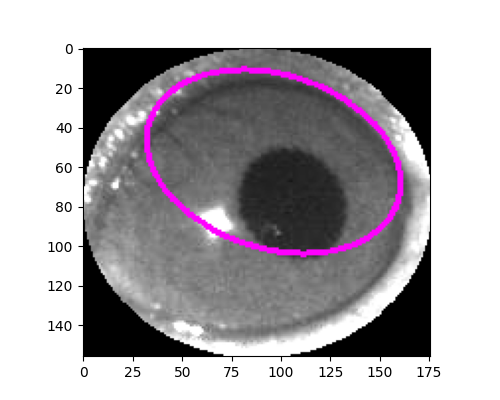
#> input picture Extrene_test/Examples/Example2/bad1.png, 500 x 400 px
$ python -i pupil_detection.py   (imports and definitions only)
#> lines starting #> are read from the running program, lines starting #| are printed output that depends on the picture; after the words box and inside, x2 and y2 are one past the last pixel; in counts of white or black regions, pixels touching at a corner belong together
import matplotlib.pyplot as plt
import numpy as np
import cv2
import bottleneck as bn
from sklearn.cluster import DBSCAN

# [149 lines left out: functions find_ellipse, overlap_reflect, find_cluster_watershed, not called in this run]


def find_cluster_simple(
    binary_image: np.ndarray,
    show_plot: bool = False,
    *,
    filter_contours: bool = False,
    max_width_frac: float = 0.8,
    max_aspect: float = 2.0,
    min_area: int = 0
) -> np.ndarray:
    """
    Find the main blob and return a convex-hull mask.

    Steps:
      1) find contours
      2) (optional) filter by size/shape
      3) choose largest
      4) draw convex hull of that contour

    Parameters
    ----------
    binary_image : np.ndarray
        2D uint8 mask (0/255).
    show_plot : bool
        If True, show intermediate views.
    filter_contours : bool
        If True, apply width/aspect/area filters; if False, consider all contours.
    max_width_frac : float
        Max allowed width as a fraction of image width (e.g., 0.8 → 80%).
    max_aspect : float
        Max allowed aspect ratio W/H.
    min_area : int
        Minimum contour area to keep (0 disables).

    Returns
    -------
    final_mask : np.ndarray
        Binary mask (uint8) of the convex hull for the chosen contour (or zeros).
    """
    # 1) Contours
    contours, _ = cv2.findContours(binary_image, cv2.RETR_TREE, cv2.CHAIN_APPROX_SIMPLE)

    h_img, w_img = binary_image.shape
    kept = []

    for cnt in contours:
        area = cv2.contourArea(cnt)
        if area < min_area:
            continue

        if not filter_contours:
            kept.append(cnt)
            continue

        x, y, w, h = cv2.boundingRect(cnt)
        aspect = (w / h) if h > 0 else np.inf
        wide_enough = (w <= max_width_frac * w_img)
        aspect_ok = (aspect <= max_aspect)
        if wide_enough and aspect_ok:
            kept.append(cnt)

    # 3) Largest contour (post-filter or all)
    if kept:
        largest = max(kept, key=cv2.contourArea)
        hull = cv2.convexHull(largest)
        final_mask = np.zeros_like(binary_image)
        cv2.drawContours(final_mask, [hull], -1, 255, -1)
    else:
        largest = None
        final_mask = np.zeros_like(binary_image)

    return final_mask


# [430 lines left out: functions find_cluster_DBSCAN, detect_blinking_ids, remove_reflection_with_inpaint, erase_pixels, interpolate, Image_binarization_constant and 3 more, not called in this run]

>>> import cv2
>>> picture = cv2.imread('../Extrene_test/Examples/Example2/bad1.png', cv2.IMREAD_GRAYSCALE)
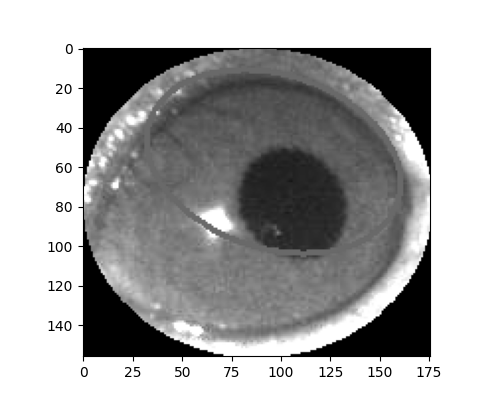
#> picture: shape (400, 500); min 0, max 255, mean 168.1
>>> result = find_cluster_simple(picture)
#> in find_cluster_simple, `contours, _ = cv2.findContours(binary_image, cv2.RETR_TREE, cv2.CHAIN_..`: contours = 66 contours, 56 with area under 20; largest, box (x1, y1, x2, y2) and area: (0, 0, 500, 400) 199101, (78, 47, 432, 362) 108300, (84, 49, 430, 356) 85212, (417, 366, 424, 378) 27, (368, 366, 375, 378) 27
#> the loop in find_cluster_simple, `for cnt in contours:` made 66 passes
#> area on passes 25, 27, 29, 30, 39, 44, 48, 64, 65: 27, 27, 27, 27, 27, 27, 27, 108300.5, 85212
#> (cnt, area) on pass 1: ([[0, 0], [0, 399], [499, 399], [499, 0]], 199101)
#> after the loop in find_cluster_simple, `for cnt in contours:`: kept has the same summary as contours
#> in find_cluster_simple, `largest = max(kept, key=cv2.contourArea)`: largest = [[0, 0], [0, 399], [499, 399], [499, 0]]
#> in find_cluster_simple, `hull = cv2.convexHull(largest)`: hull = [[499, 0], [499, 399], [0, 399], [0, 0]]
#> in find_cluster_simple, `cv2.drawContours(final_mask, [hull], -1, 255, -1)`: final_mask: shape (400, 500); every value is 255
